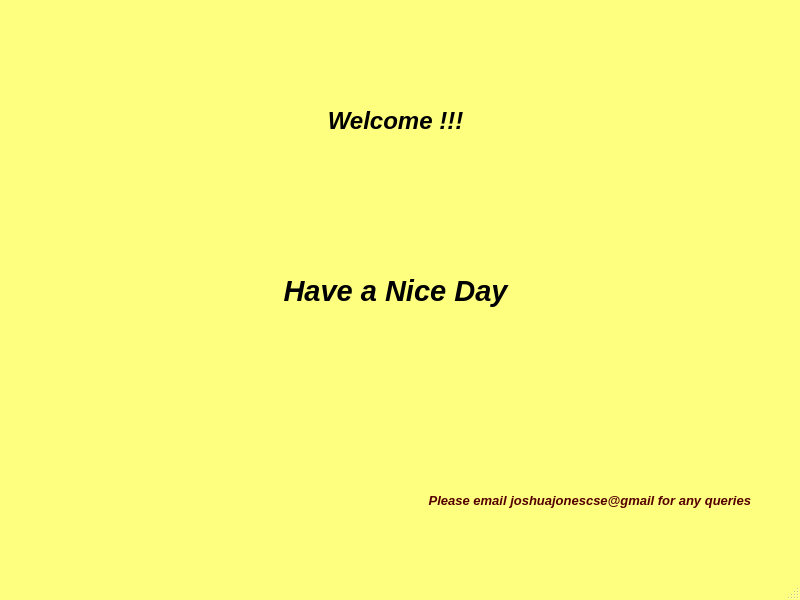
<?xml version="1.0" encoding="UTF-8"?>
<ui version="4.0">
 <class>MainWindow</class>
 <widget class="QMainWindow" name="MainWindow">
  <property name="geometry">
   <rect>
    <x>0</x>
    <y>0</y>
    <width>800</width>
    <height>600</height>
   </rect>
  </property>
  <property name="windowTitle">
   <string>MainWindow</string>
  </property>
  <property name="styleSheet">
   <string notr="true">QMainWindow{
background-color: rgb(255, 255, 127);
}</string>
  </property>
  <widget class="QWidget" name="centralwidget">
   <widget class="QLabel" name="label">
    <property name="geometry">
     <rect>
      <x>260</x>
      <y>80</y>
      <width>271</width>
      <height>81</height>
     </rect>
    </property>
    <property name="font">
     <font>
      <family>MS Sans Serif</family>
      <pointsize>18</pointsize>
      <weight>75</weight>
      <italic>true</italic>
      <bold>true</bold>
     </font>
    </property>
    <property name="text">
     <string>Welcome !!!</string>
    </property>
    <property name="alignment">
     <set>Qt::AlignCenter</set>
    </property>
   </widget>
   <widget class="QLabel" name="label_2">
    <property name="geometry">
     <rect>
      <x>260</x>
      <y>270</y>
      <width>271</width>
      <height>41</height>
     </rect>
    </property>
    <property name="font">
     <font>
      <family>MS Sans Serif</family>
      <pointsize>22</pointsize>
      <weight>75</weight>
      <italic>true</italic>
      <bold>true</bold>
     </font>
    </property>
    <property name="text">
     <string>Have a Nice Day</string>
    </property>
    <property name="alignment">
     <set>Qt::AlignCenter</set>
    </property>
   </widget>
   <widget class="QLabel" name="label_3">
    <property name="geometry">
     <rect>
      <x>420</x>
      <y>490</y>
      <width>331</width>
      <height>20</height>
     </rect>
    </property>
    <property name="font">
     <font>
      <family>MS Sans Serif</family>
      <pointsize>10</pointsize>
      <weight>75</weight>
      <italic>true</italic>
      <bold>true</bold>
     </font>
    </property>
    <property name="styleSheet">
     <string notr="true">color: rgb(85, 0, 0);</string>
    </property>
    <property name="text">
     <string>Please email joshuajonescse@gmail for any queries</string>
    </property>
    <property name="alignment">
     <set>Qt::AlignRight|Qt::AlignTrailing|Qt::AlignVCenter</set>
    </property>
   </widget>
  </widget>
  <widget class="QStatusBar" name="statusbar"/>
 </widget>
 <resources/>
 <connections/>
</ui>
